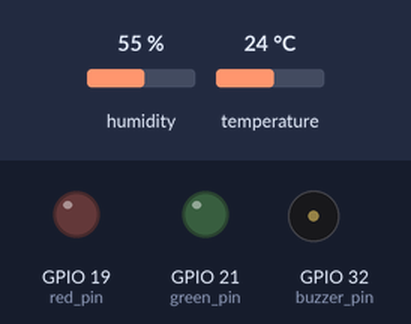
This sketch was run on a simulated ESP32. On the bench: output pins drawn as LEDs (lit = HIGH), buzzer (waves = sounding, pin HIGH). Inputs (shaded band) come from the test bench; at power-on: temperature 24 °C, humidity 55 %. WiFi joins after 1.5 s; servers stay silent unless stated; what the sketch prints to the serial monitor is not drawn.

Above: at 2.7 s.
2.8 s: temperature set to 29 °C
13.0 s: temperature set to 32 °C
At 17.1 s:
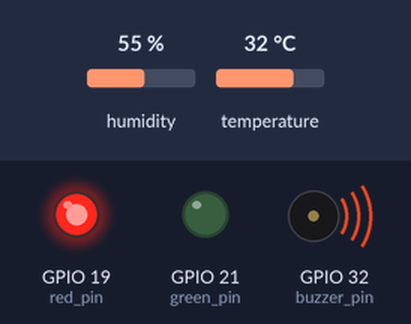
23.2 s: temperature set to 12 °C
At 25.2 s:
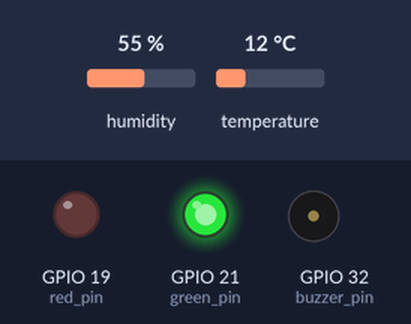
33.4 s: temperature set to 33 °C
At 35.9 s:
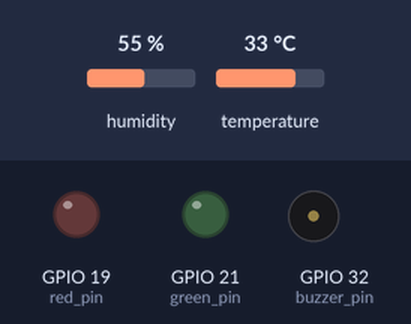
Timing chart, 0 to 44.6 s (numbered marks = the images above; inputs shaded):
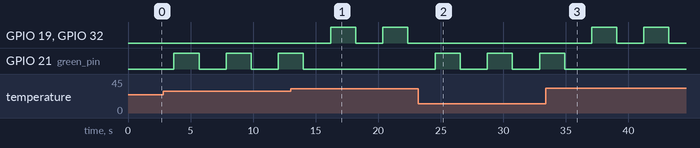

The sketch:

DHTtester.ino
```cpp
#include "DHT.h"
#define DHTPIN 13
#define DHTTYPE DHT11
#include <WiFi.h>
#include <FirebaseESP32.h>
FirebaseData fbdo;
FirebaseConfig config_data;
FirebaseAuth auth;
const char* ssid ="";
const char* password="";
#define FIREBASE_HOST "https://iotcam-default-rtdb.firebaseio.com/"
#define API_KEY "AIzaSyBAIiMGuwp7X5y-gIGYWSEe4z-M2pAO3Yc"

DHT dht(33, DHT11);
int red_pin   = 19;
int green_pin = 21;
int buzzer_pin = 32;

void redlight (){
  Serial.println("ENGINE OVERHEAT, HOT START");
  digitalWrite(red_pin, HIGH);
  digitalWrite(buzzer_pin, HIGH);
}

void greenlight(){
  Serial.println("ENGINE TEMP FINE");
  digitalWrite(green_pin, HIGH);
}

void setup() {
  Serial.begin(115200);
  WiFi.begin(ssid, password);
  Serial.print("Connecting to Wi-Fi");
  while (WiFi.status() != WL_CONNECTED)
  {
    Serial.print(".");
    delay(300);
  }
  Serial.print("Connected with IP: ");
  Serial.println(WiFi.localIP());
  Serial.println();
  config_data.host = FIREBASE_HOST;
  config_data.api_key = API_KEY;
  auth.user.email = "";
  auth.user.password = "";
  Firebase.begin(&config_data, &auth );
  Firebase.reconnectWiFi(true);
  Firebase.setReadTimeout(fbdo, 60000);
  pinMode (red_pin, OUTPUT);
  pinMode (green_pin, OUTPUT);
  pinMode (buzzer_pin, OUTPUT);
  digitalWrite(red_pin, LOW);
  digitalWrite(green_pin, LOW);
  digitalWrite(buzzer_pin, LOW);
  dht.begin();
}

void loop() {

  delay(2000);
  /*float t = random(25,50);*/
  float t = dht.readTemperature();
  float f = dht.readTemperature(true);
  int t1= map(t, 0, 50, 500, 3000);
  if ( isnan(t) ) {
    Serial.println(F("Failed to read from DHT sensor!"));
    return;
  }

  else{
  Serial.println(F("ENGINE  TEMPERATURE: "));
  Serial.print(t1);
  Serial.print(F("°C "));
  Firebase.setFloat(fbdo, "/ENGINE TEMP", t1);


    if (t1>2000){
    redlight();
    delay(2000);
    }
    else {
    greenlight();
    delay(2000);
    }
  }
  digitalWrite(red_pin, LOW);
  digitalWrite(green_pin, LOW);
  digitalWrite(buzzer_pin, LOW);
}
```

Measured:
- the behaviour switches between 30 and 31 °C on temperature (found by bisection; images 0 and 1)
- after the input at 13.0 s, GPIO 19 (red_pin), GPIO 32 (buzzer_pin): alternates HIGH for 2.0 s and LOW for 2.2 s, starting after 3.2 s; GPIO 21 (green_pin): goes on until 14.0 s, then stays LOW
- after the input at 23.2 s, GPIO 19 (red_pin), GPIO 32 (buzzer_pin): stops changing and stays LOW; GPIO 21 (green_pin): alternates HIGH for 2.0 s and LOW for 2.2 s, starting after 1.3 s
- after the input at 33.4 s, GPIO 19 (red_pin), GPIO 32 (buzzer_pin): alternates HIGH for 2.0 s and LOW for 2.2 s, starting after 3.7 s; GPIO 21 (green_pin): goes on until 34.9 s, then stays LOW
- by itself, GPIO 21 (green_pin): alternates HIGH for 2.0 s and LOW for 2.2 s
